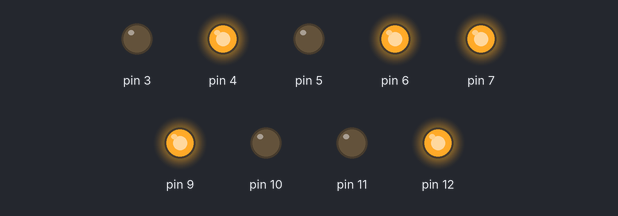
The sketch below on a simulated Arduino Uno, built with avr-gcc and run on an emulated ATmega328P. Shown: output pins drawn as LEDs (lit = HIGH).

Above: at 0.1 s.
Timing chart, 0 to 1.6 s (numbered marks = the images above):
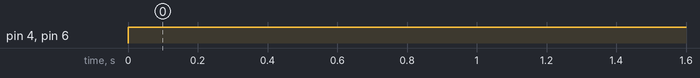

Measured:
- by itself, pin 4, pin 6: LOW → HIGH at 0.00 s

The sketch:

2sensorlfr.ino
```cpp
void setup()
{
  pinMode(3,OUTPUT);
  pinMode(4,OUTPUT);
  pinMode(5,OUTPUT);
  pinMode(6,OUTPUT);
  pinMode(10,OUTPUT);
  pinMode(11,OUTPUT);
  pinMode(7,OUTPUT);
  digitalWrite(7,HIGH);
  pinMode(12,OUTPUT);
  digitalWrite(12,HIGH);
  pinMode(9,OUTPUT);
  digitalWrite(9,HIGH);

}
void forward()
{
  digitalWrite(6,HIGH);
  digitalWrite(5,LOW);
  digitalWrite(4,HIGH);
  digitalWrite(3,LOW);
}

void backward()
{
  digitalWrite(6,LOW);
  digitalWrite(5,HIGH);
  digitalWrite(4,LOW);
  digitalWrite(3,HIGH);
}

void right()
{
  digitalWrite(6,HIGH);
  digitalWrite(5,LOW);
  digitalWrite(4,LOW);
  digitalWrite(3,LOW);
}

void left()
{
  digitalWrite(6,LOW);
  digitalWrite(5,LOW);
  digitalWrite(4,HIGH);
  digitalWrite(3,LOW);
}

void steepright()
{
  digitalWrite(6,HIGH);
  digitalWrite(5,LOW);
  digitalWrite(4,LOW);
  digitalWrite(3,HIGH);
}

void steepleft()
{
  digitalWrite(6,LOW);
  digitalWrite(5,HIGH);
  digitalWrite(4,HIGH);
  digitalWrite(3,LOW);
}
void loop()
{
  if (digitalRead(11)==0 && digitalRead(10)==0)
  {
    forward();
  }
  if (digitalRead(11)==1 && digitalRead(10)==1)
  {
    backward();
  }
}
```
